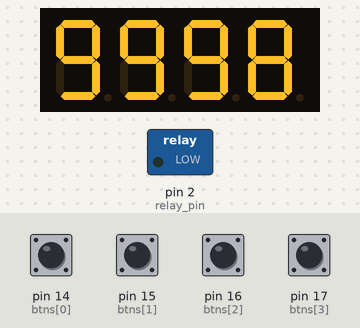
Bench run of a sketch on a simulated Arduino Uno, built with avr-gcc and run on an emulated ATmega328P. Shown: 4-digit seven-segment display, switched loads named in the sketch (green lamp = pin HIGH). Wiring (inferred from the names in the program): 4-digit 7-segment display, segments lit when HIGH: segments pin 3, pin 4, pin 5, pin 6, pin 7, pin 8, pin 9; digit selects pin 10, pin 11, pin 12, pin 13. The inputs (shaded band) are chosen by the test bench; at power-on: pin 14 (btns[0]), pin 15 (btns[1]), pin 16 (btns[2]), pin 17 (btns[3]) LOW. The segment pins are drawn as the display they are named for; pins used as bus, display or sensor lines are not drawn.

Above: at 1.8 s.
1.9 s: pin 16 (btns[2]) pulled HIGH for 0.6 s
At 3.5 s:
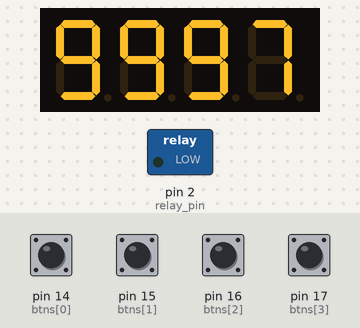
At 4.5 s:
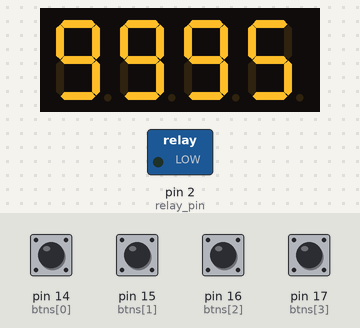
Timing chart, 0 to 6.0 s (numbered marks = the images above; inputs shaded):
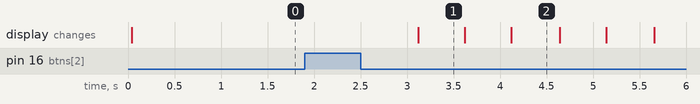

Measured:
- after the input at 1.9 s, the display: changes after 1.2 s (image 1)
- what the display in image 1 shows lasts 0.5 s, from 3.1 s to 3.6 s

The sketch:

part3.ino
```cpp
const int segments[] = {3, 4, 5, 6, 7, 8, 9};
const int digits[] {13, 12, 11, 10};
const int btns[] = {14, 15, 16, 17};
const int pins_len = sizeof(segments)/sizeof(int);
const int dig_len = sizeof(digits)/sizeof(int);
const int btns_len = sizeof(btns)/sizeof(int);

const int relay_pin = 2;

int add_state = 0;
int sub_state = 0;
int start_state = 0;
int reset_state = 0;
int counter = 9998;


void on_segments(int digit) {
    for(int segment = 0; segment <= pins_len-1; segment++){
        digitalWrite(segments[segment],0);
    }
 //turning on segment a
    if(digit!=1 && digit != 4){
        digitalWrite(segments[0],1);
    }

 //turning on segment b
    if(digit != 5 && digit != 6) {
        digitalWrite(segments[1],1);
    }

 //turning on segment c
    if(digit !=2){
        digitalWrite(segments[2],1);
    }

 //turning on segment d
    if(digit != 1 && digit !=4 && digit !=7) {
        digitalWrite(segments[3],1);
    }

 //turning on segment e
    if(digit == 2 || digit ==6 || digit == 8 || digit==0){
        digitalWrite(segments[4],1);
    }

 //turning on segment f
    if(digit != 1 && digit !=2 && digit!=3 && digit !=7){
        digitalWrite(segments[5],1);
    }

 //turning on segment g
    if (digit!=0 && digit!=1 && digit !=7){
        digitalWrite(segments[6],1);
    }

}
void x(int num){
    for(int i = 0; i <= dig_len-1; i++){
        if(i == num){
            digitalWrite(digits[i], 0);
        }
        else{
            digitalWrite(digits[i], 1);
        }
    }

}

void display_num(int num, int time){
    String test = String(num);
    int k = test.length();
    for(int secs = 0; secs <= time/20; secs++){
        if(k == 1){
            x(0);
            on_segments(num);
            delay(10);
        }
        else if(k == 2){
            for(int digit = 0; digit < k; digit++){
                x(digit);
                if(digit == 0){
                    on_segments(num%10);
                }
                else{
                    on_segments(num/10);
                }
                delay(5);
            }
        }
        else if(k == 3){
            for(int digit = 0; digit < k; digit++){
                x(digit);
                if(digit == 0){
                    on_segments(num%10);
                }
                else if(digit == 1){
                    on_segments((num%100)/10);
                }
                else{
                    on_segments(num/100);
                }
                delay(3);

            }
        }
        else if(k == 4){
            for(int digit = 0; digit < k; digit++){
                x(digit);
                if(digit == 0){
                    on_segments(num%10);
                }
                else if(digit == 1){
                    on_segments((num%100)/10);
                }
                else if(digit == 2){
                    on_segments((num%1000)/100);
                }
                else{
                    on_segments(num/1000);
                }
                delay(2);
            }
        }
    }
}

void start(){
    while(counter >= 0){
        display_num(counter, 1200);
        counter--;
    }
    digitalWrite(relay_pin, 1);
    delay(1000);
    digitalWrite(relay_pin, 0);
    delay(1000);
    counter += 9998;
}

void setup() {
    for(int pin = 0; pin < pins_len; pin++ ){
        pinMode(segments[pin], OUTPUT);
    }
    for(int digit = 0; digit < dig_len; digit++){
        pinMode(digits[digit], OUTPUT);
    }
    for(int btn = 0; btn < btns_len; btn++){
        pinMode(btns[btn], INPUT);
    }
    pinMode(relay_pin, OUTPUT);
    /*pinMode(bzz_pin, OUTPUT);*/

}

void loop() {
    add_state = digitalRead(btns[0]);    // read the vlaue of the digital pin assigned
    sub_state = digitalRead(btns[1]);    // read the vlaue of the digital pin assigned
    start_state = digitalRead(btns[2]);
    reset_state = digitalRead(btns[3]);

    display_num(counter, 1200);

    if(add_state == 1){
        if(counter == 9999){
            counter = 0;
        }
        else{
            counter++;
        }
    }
    if(sub_state == 1){
        if(counter == 0){
            counter = 9999;
        }
        else{
            counter--;
        }
    }
    if(start_state == 1){
        start();
    }
    if(reset_state == 1){
        counter = 0;
    }
}
```
